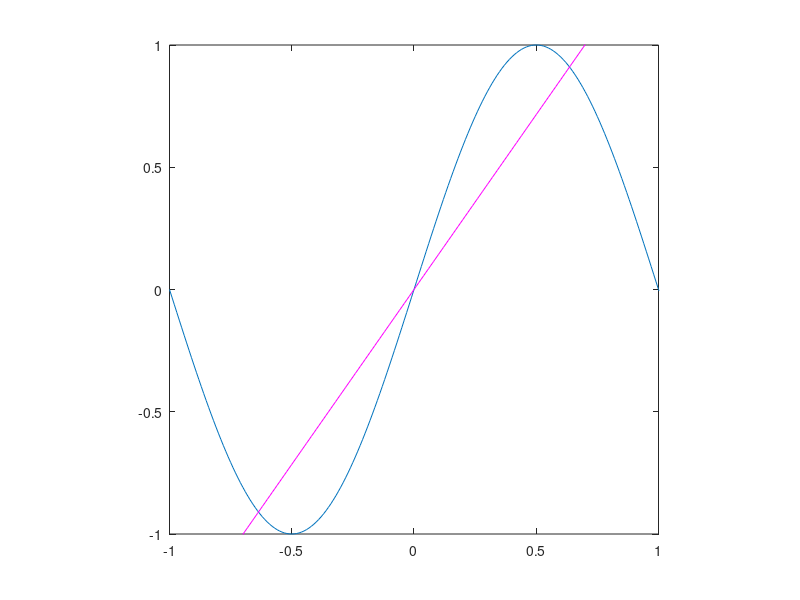

Write the MATLAB code that produced this figure.
% plot the function f(x) = sin(pi * x)
x = zeros(10000, 1);
i = 1; j = -1.0;
while i < 10001
    x(i) = j;
    i = i + 1; j = j + .01;
end
f = sin(pi * x);
plot(x, f); axis([-1 1 -1 1]); axis square;
hold on;

% %% The given options to choose from in question 4
% g_a = 0;            % option a
% plot(x, g_a, 'g'); 
% 
% g_b = .79 * x;      % option b
% plot(x, g_b, 'c'); 
% 
% g_c = 1.07 * x;     % option c
% plot(x, g_c, 'k'); 
% 
% g_d = 1.58 * x;     % option d
% plot(x, g_c, 'm'); 
% =========================================================================
%% use linear regression to find the min SSE hypothesis on these two points
a = -1; b = 1; N = 2;
w = zeros(1000, 1);

for i = 1:1000 
    x_train = a + (b - a) .* rand(N, 1);
    w(i) = pinv(x_train' * x_train) * x_train' * sin(pi * x_train);
end
my_g = mean(w) * x;
plot(x, my_g, 'm-');

disp(mean(w));
